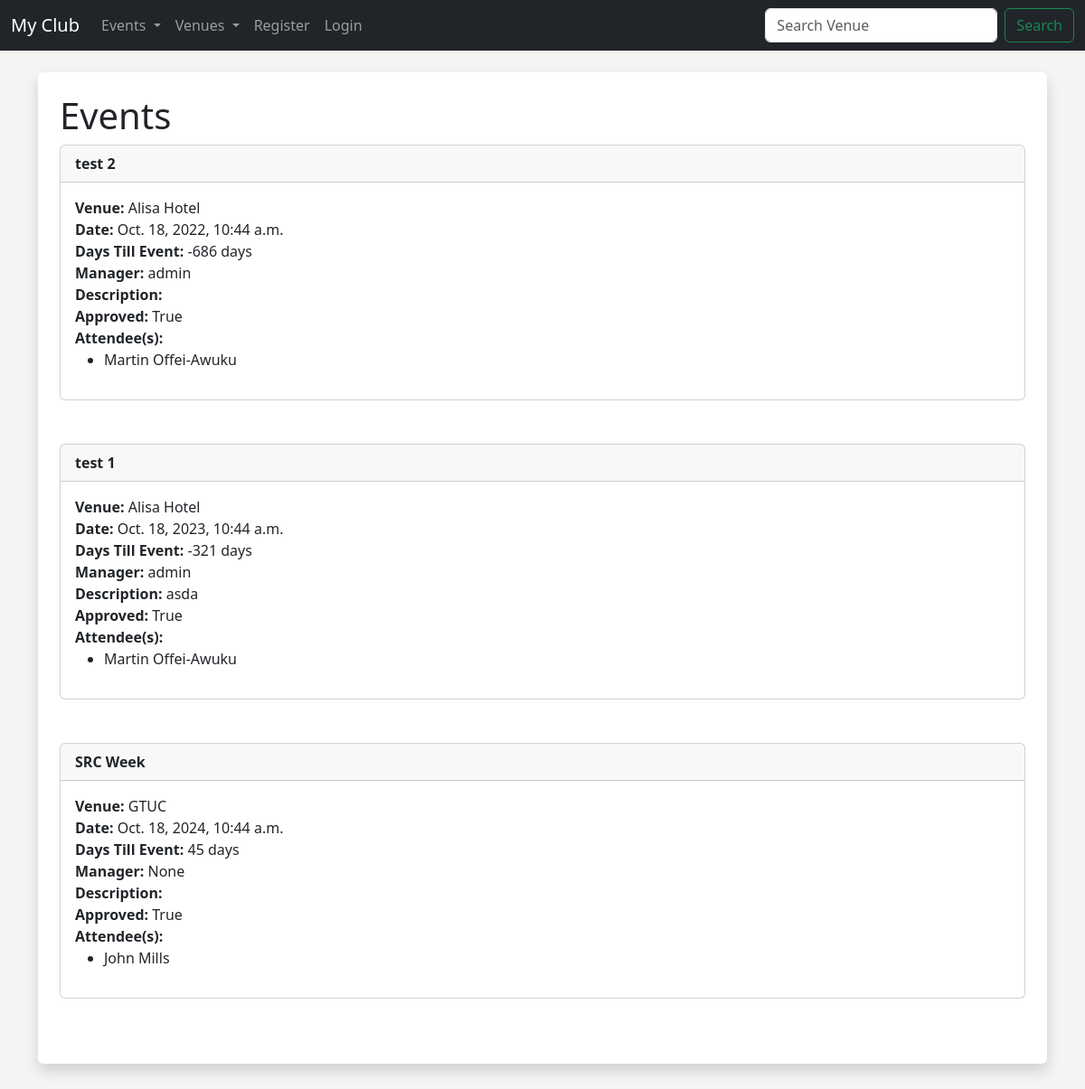
The app's page /events with its own data.
### events/models.py (models this page shows)
class Event(models.Model):
    name = models.CharField('Events Name', max_length=50)
    event_date = models.DateTimeField( 'Events Date', max_length = 100)
    venue = models.ForeignKey(Venue, blank = True, null = True, on_delete = models.CASCADE)
    manager = models.ForeignKey(User, blank = True, null = True, on_delete = models.SET_NULL )
    description = models.TextField(blank = True )
    attendee = models.ManyToManyField( Person, blank = True)
    approved = models.BooleanField("Approved", default = False)
    def __str__(self):
        return self.name
    @property
    def Days_till(self):
        today = date.today()
        days_till = self.event_date.date() - today
        days_till_stripped = str(days_till).split("," ,)[0]
        return days_till_stripped

class Venue(models.Model):
    name = models.CharField('Venue Name', max_length=50)
    address = models.CharField('Venue Address', max_length=300)
    zip_code = models.CharField('Zip Code', max_length=50, blank = True)
    phone_number = models.CharField('Phone Number', max_length=50)
    web = models.URLField( 'Website Address', max_length=200, blank = True)
    email_address = models.EmailField('Email Address', max_length=254, blank= True)
    owner = models.IntegerField("Venue Owner",blank = False, default = 1)
    venue_image = models.ImageField( upload_to = 'images/', null = True, blank = True)
    def __str__(self):
        return self.name

class Person(models.Model):
    first_name = models.CharField('Person FirstName', max_length=50)
    last_name = models.CharField('Person LastName', max_length=50)
    email = models.EmailField("Email Address", max_length=254)
    def __str__(self):
        return self.first_name + " " + self.last_name

### events/views.py (the view)
# urls.py: path("events", views.event_list, name ="event_list"),
def event_list(request):
    event_list = Event.objects.all().order_by("event_date")
    return render(request, 'event_list.html', {"event_list": event_list})

### events/templates/event_list.html (shortened to what this page needs)
{% extends "base.html" %}
{%  block content  %}
<div class= "shadow p-4 mb-5 bg-body rounded">
<h1>Events</h1>
{% for event  in event_list %}
{% if event.approved %}
<div class="card">
    <div class="card-header">
      <strong>{{event}}</strong>
    </div>
    <div class="card-body">
      <strong>Venue:</strong> {{event.venue}}<br>
      <p class="card-text" style = "margin: 0; padding: 0;">
        <strong>Date:</strong> {{event.event_date}}<br>
        <strong>Days Till Event:</strong> {{event.Days_till}}<br>
    <strong>Manager:</strong> {{event.manager}}<br>
<strong>Description:</strong> {{event.description}}<br>
<strong>Approved:</strong> {{event.approved}}<br>
<strong>Attendee(s):</strong>
    {% for attendee in event.attendee.all %}
    <ul style = "margin:0;">
    <li>{{attendee}}</li>
    </ul>
    {% endfor %}
      </p>
    </div>
  {% endif %}
</div>
<br><br>
{% endfor %}
{% endblock  %}

### events/templates/base.html (shortened to what this page needs)
<!doctype html>
<html lang="en">
  <head>
    <link rel="stylesheet" href="">
    <link href="https://cdn.jsdelivr.net/npm/bootstrap@5.3.1/dist/css/bootstrap.min.css" rel="stylesheet">
  </head>
  <body>
    {% include "navbar.html"%}
    <br>
    <div class = "container">
    {%  block content  %}{% endblock  %}
  </body>
</html>

### events/templates/navbar.html (shortened to what this page needs)
<nav class="navbar navbar-expand-lg navbar-dark bg-dark">
    <div class="container-fluid">
      <a class="navbar-brand" href="{% url 'home' %}">My Club</a>
      <div class="collapse navbar-collapse" id="navbarSupportedContent">
        <ul class="navbar-nav me-auto mb-2 mb-lg-0">
          <li class="nav-item dropdown">
            <a class="nav-link dropdown-toggle" href="#" role="button" data-bs-toggle="dropdown" aria-expanded="false">
              Events
            </a>
          </li>
          <li class="nav-item dropdown">
            <a class="nav-link dropdown-toggle" href="#" role="button" data-bs-toggle="dropdown" aria-expanded="false">
              Venues
            </a>
          </li>
          {% if user.is_authenticated %}
          <li class="nav-item">
            <a class="nav-link" href="{% url 'admin_approval'%}">Admin</a>
          </li>
          <li class="nav-item">
            <a class="nav-link" href="{% url 'logout_user'%}">Logout</a>
          </li>
          {% else %}
          <li class="nav-item">
            <a class="nav-link" href="{% url 'register'%}">Register</a>
          </li>
          <li class="nav-item">
            <a class="nav-link"  href="{% url 'login_user'%}">Login</a>
          </li>
          {%endif%}
            </ul>
        <form class="d-flex" role="search" method = "post" action = "search_venue">
          <input class="form-control me-2" type="search" placeholder="Search Venue" aria-label="Search" name = "searched">
          <button class="btn btn-outline-success" type="submit">Search</button>
        </form>
      </div>
    </div>
  </nav>

### events/templates/base.html (style rules this page uses)
body { background:#f4f4f4; }

### records on screen
Event: name "test 2", venue "Alisa Hotel", event_date "Oct. 18, 2022, 10:44 a.m.", Days_till "-686 days", manager "admin", approved "True"
Person: first_name+last_name "Martin Offei-Awuku"
Event: name "test 1", venue "Alisa Hotel", event_date "Oct. 18, 2023, 10:44 a.m.", Days_till "-321 days", manager "admin", description "asda", approved "True"
Event: name "SRC Week", venue "GTUC", event_date "Oct. 18, 2024, 10:44 a.m.", Days_till "45 days", manager "None", approved "True"
Person: first_name+last_name "John Mills"
